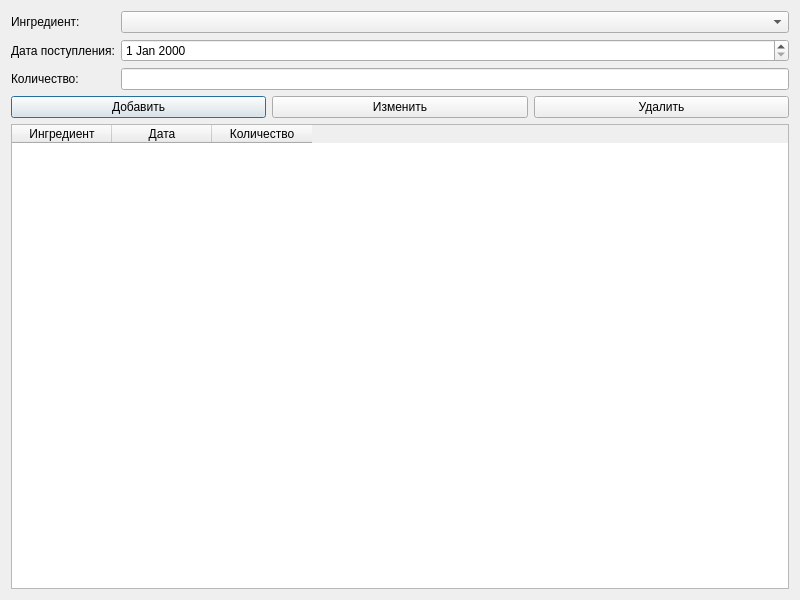
<?xml version="1.0" encoding="UTF-8"?>
<ui version="4.0">
 <class>StoragePage</class>
 <widget class="QDialog" name="StoragePage">
  <property name="geometry">
   <rect>
    <x>0</x>
    <y>0</y>
    <width>800</width>
    <height>600</height>
   </rect>
  </property>
  <property name="windowTitle">
   <string>Склад</string>
  </property>
  <layout class="QVBoxLayout" name="verticalLayout">
   <item>
    <layout class="QGridLayout" name="gridLayout">
     <item row="0" column="0">
      <widget class="QLabel" name="label">
       <property name="text">
        <string>Ингредиент:</string>
       </property>
      </widget>
     </item>
     <item row="0" column="1">
      <widget class="QComboBox" name="cb_ingredient"/>
     </item>
     <item row="1" column="0">
      <widget class="QLabel" name="label_2">
       <property name="text">
        <string>Дата поступления:</string>
       </property>
      </widget>
     </item>
     <item row="1" column="1">
      <widget class="QDateEdit" name="de_date"/>
     </item>
     <item row="2" column="0">
      <widget class="QLabel" name="label_3">
       <property name="text">
        <string>Количество:</string>
       </property>
      </widget>
     </item>
     <item row="2" column="1">
      <widget class="QLineEdit" name="le_quantity"/>
     </item>
    </layout>
   </item>
   <item>
    <layout class="QHBoxLayout" name="horizontalLayout">
     <item>
      <widget class="QPushButton" name="btn_add">
       <property name="text">
        <string>Добавить</string>
       </property>
      </widget>
     </item>
     <item>
      <widget class="QPushButton" name="btn_edit">
       <property name="text">
        <string>Изменить</string>
       </property>
      </widget>
     </item>
     <item>
      <widget class="QPushButton" name="btn_delete">
       <property name="text">
        <string>Удалить</string>
       </property>
      </widget>
     </item>
    </layout>
   </item>
   <item>
    <widget class="QTableWidget" name="tableWidget">
     <column>
      <property name="text">
       <string>Ингредиент</string>
      </property>
     </column>
     <column>
      <property name="text">
       <string>Дата</string>
      </property>
     </column>
     <column>
      <property name="text">
       <string>Количество</string>
      </property>
     </column>
    </widget>
   </item>
  </layout>
 </widget>
 <resources/>
 <connections/>
</ui>
